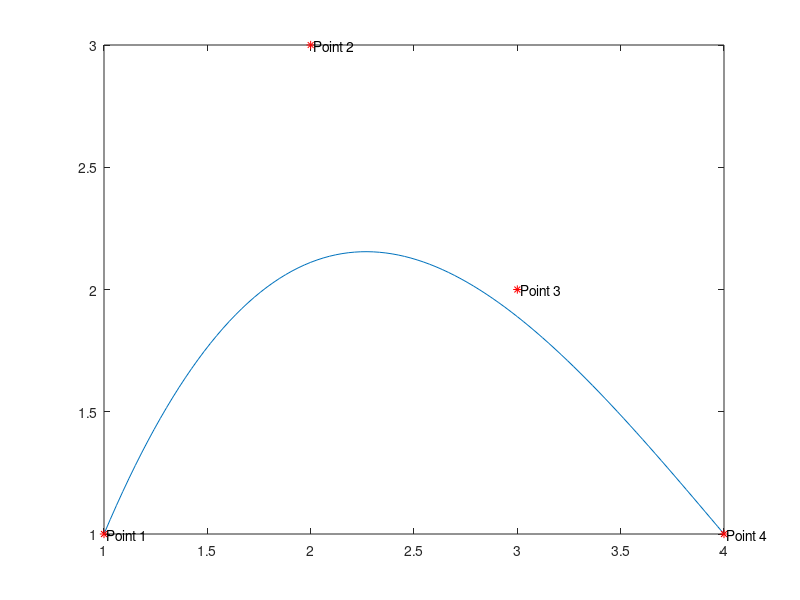

Write the MATLAB code that produced this figure.
%Points: (1,1), (2,3), (3,2), (4,1)

%Interval for parametric equations
u = linspace(0, 1);

%Bezier curves in parametric equation form
x = ((1-u).^3) + (6*u).*((1-u).^2) + (9*u.^2).*(1-u) + 4*u.^3;
y = ((1-u).^3) + (9*u).*((1-u).^2) + (6*u.^2).*(1-u) + u.^3;

%Plot parametric equations
plot(x, y);
hold on

%Plot points
plot(1, 1, 'r*');
text(1, 1, ' Point 1');
hold on
plot(2, 3, 'r*');
text(2, 3, ' Point 2');
hold on
plot(3, 2, 'r*');
text(3, 2, ' Point 3');
hold on
plot(4, 1, 'r*');
text(4, 1, ' Point 4');